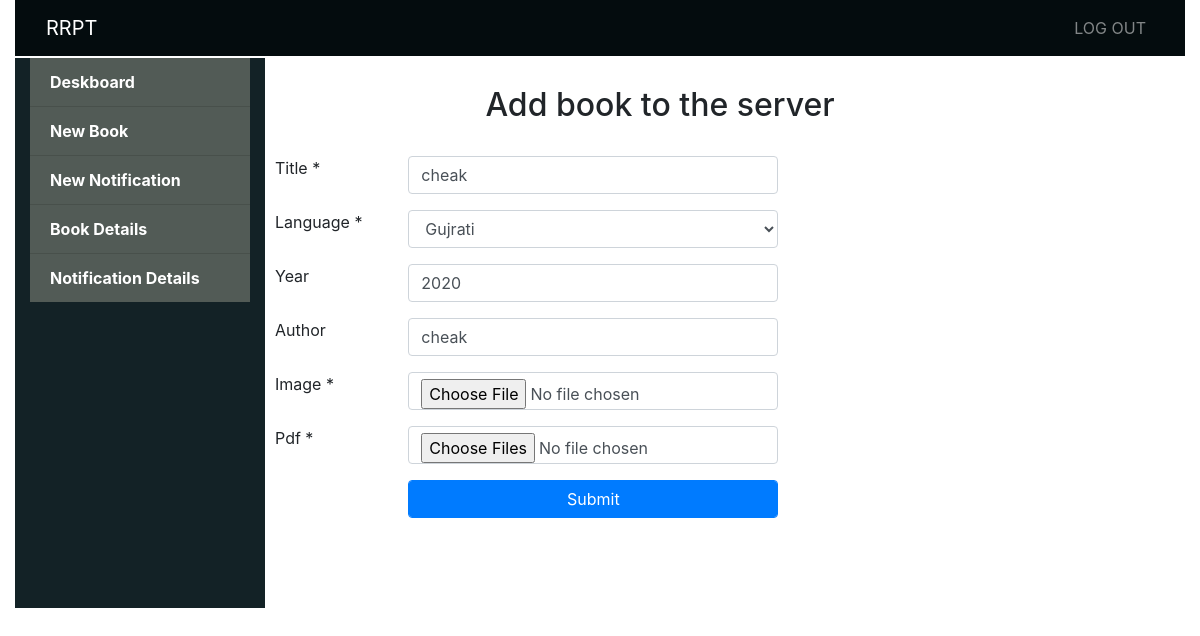
/addbookphp.php?b_id=12 (signed in), run on the app's committed database.
### tables this page shows
CREATE TABLE IF NOT EXISTS `book` (
  `book_id` int(6) NOT NULL AUTO_INCREMENT,
  `book_title` varchar(300) NOT NULL,
  `book_image_url` varchar(60) NOT NULL,
  `book_pdf_url` varchar(60) NOT NULL,
  `book_lang` varchar(10) NOT NULL,
  `book_year` int(4) DEFAULT NULL,
  `book_author` varchar(20) DEFAULT NULL,
  `date` timestamp NOT NULL DEFAULT CURRENT_TIMESTAMP,
  `a_id` int(6) DEFAULT NULL,
  PRIMARY KEY (`book_id`),
  KEY `a_id` (`a_id`)
);

### addbookphp.php (the view, shortened to what this page needs)
<?php
	  	require_once 'config.php';
        $con = mysqli_connect("$host","$username","$password");
        mysqli_select_db($con,"$dbname");
     if(isset($_GET['b_id']))
         {
			$q="select * from book where book_id='$_GET[b_id]'";
			$r=mysqli_query($con,$q);
			while ($rows =mysqli_fetch_assoc($r)) {
				$book_title=$rows['book_title'];
				$book_lang=$rows['book_lang'];
				$book_year=$rows['book_year'];
				$book_author=$rows['book_author'];
			}
         }
         else{
				$book_title='';
				$book_lang='';
				$book_year='';
				$book_author='';
         }
?>
<!DOCTYPE html>
<html>
<head>
	<link rel="stylesheet" type="text/css" href="bootstrap/css/bootstrap.css">
</head>
<body>
	<?php  include 'headerphp.php'  ?>
	<?php include 'sidebarphp.php'?>
<div class="container col-lg-8" style="background-color: ; float: right; right: 140px; top: 30px;">
	<h2 align="center" >Add book to the server</h2>
	<form role="form" class="form-horizontal" action="bookuploadphp.php" method="post" enctype="multipart/form-data" name="upload">
	<br>
		<div class="form-group row">
			<label class="control-label col-sm-2" for="name">Title *</label>
			<div class="col-sm-6">
				<input type="text" name="name" value="<?php echo $book_title; ?>" required class="form-control"  required>
			</div>
		</div>
		<div class="form-group row">
			<label class="control-label col-sm-2" for="lang">Language *</label>
			<div class="col-sm-6">
				<select class="form-control" name="lang" required>
					<?php
						require_once 'config.php';
				        $con = mysqli_connect("$host","$username","$password");
				        mysqli_select_db($con,"$dbname");
				        $q="select * from lang";
				        $i=mysqli_query($con,$q);
				        while ($row =mysqli_fetch_assoc($i)) {
				        	if($book_lang==$row['lang_name'])
				        	{
				        		$selected='selected';
				        	}
				        	else{
				        		$selected='';
				        	}
				        	echo '<option value="'.$row['lang_name'].'" '.$selected.' >'.$row['lang_name'].'</option>';
				        	}
					?>
				</select>
			</div>
		</div>
	<div class="form-group row">
			<label class="control-label col-sm-2"  for="year">Year</label>
			<div class="col-sm-6">
				<input type="text" name="year" value="<?php echo $book_year; ?> " class="form-control">
			</div>
		</div>
		<div class="form-group row">
			<label class="control-label col-sm-2" for="name">Author</label>
			<div class="col-sm-6">
				<input type="text" name="author" value="<?php echo$book_author; ?>" class="form-control">
			</div>
		</div>
		<div class="form-group row">
			<label class="control-label col-sm-2" >Image *</label>
			<div class="col-sm-6">
				<input type="file" name="img"  class="form-control" accept="Image/*"    />
			</div>
		</div>
		<div class="form-group row">
			<label class="control-label col-sm-2" >Pdf *</label>
			<div class="col-sm-6">
				<input type="file" name="pdf" class="form-control" accept="application/pdf" multiple  />
				</div>
		</div>
		<div class="form-group row">
			<label class="control-label col-sm-2" for="submit"></label>
			<div class="col-sm-6">
				<input type="submit" name="submit" class="form-control btn-primary">
			</div>
		</div>
	</form>
</div>
</body>
</html>

### data on the page
book: name "cheak", year "2020", author "cheak"

### other printed values
form field lang "Gujrati"
